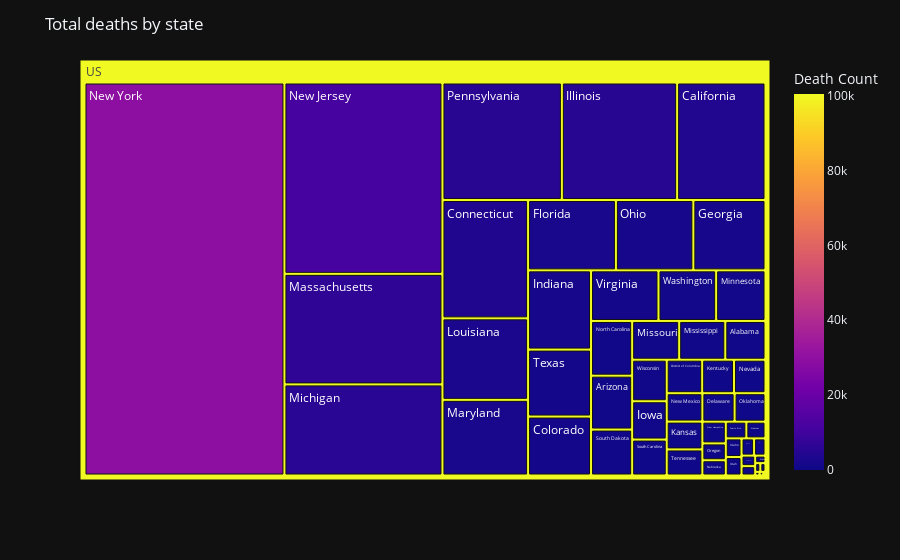

The notebook cell saved with this chart:
### Code cell
fig = go.Figure()
fig = px.treemap(grouped_states_total, path=['Country','Province_State'], 
                 values='Death Count', color='Death Count', color_continuous_scale='Plasma')
fig.update_layout(template='plotly_dark', title='Total deaths by state')
fig.show()

### Figure 1 — Plotly figure (JSON) as saved in the notebook; plotly's stock layout.template omitted (floating-point values rounded to 4 significant figures)
{"data": [{"branchvalues": "total", "customdata": [[584], [29], [0], [832], [120], [3896], [1392], [3802], [344], [0], [446], [2319], [1904], [0], [5], [17], [110], [5082], [1871], [497], [372], [400], [2618], [81], [2430], [6554], [5401], [937], [670], [683], [17], [134], [396], [191], [11345], [380], [29484], [844], [48], [2], [2044], [330], [148], [5265], [129], [0], [466], [709], [349], [1581], [109], [54], [6], [1281], [1095], [74], [539], [1], [100417]], "domain": {"x": [0, 1], "y": [0, 1]}, "hoverlabel": {"namelength": 0}, "hovertemplate": "Death Count=%{color}<br>labels=%{label}<br>parent=%{parent}<br>id=%{id}", "ids": ["US/Alabama", "US/Alaska", "US/American Samoa", "US/Arizona", "US/Arkansas", "US/California", "US/Colorado", "US/Connecticut", "US/Delaware", "US/Diamond Princess", "US/District of Columbia", "US/Florida", "US/Georgia", "US/Grand Princess", "US/Guam", "US/Hawaii", "US/Idaho", "US/Illinois", "US/Indiana", "US/Iowa", "US/Kansas", "US/Kentucky", "US/Louisiana", "US/Maine", "US/Maryland", "US/Massachusetts", "US/Michigan", "US/Minnesota", "US/Mississippi", "US/Missouri", "US/Montana", "US/Nebraska", "US/Nevada", "US/New Hampshire", "US/New Jersey", "US/New Mexico", "US/New York", "US/North Carolina", "US/North Dakota", "US/Northern Mariana Islands", "US/Ohio", "US/Oklahoma", "US/Oregon", "US/Pennsylvania", "US/Puerto Rico", "US/Rhode Island", "US/South Carolina", "US/South Dakota", "US/Tennessee", "US/Texas", "US/Utah", "US/Vermont", "US/Virgin Islands", "US/Virginia", "US/Washington", "US/West Virginia", "US/Wisconsin", "US/Wyoming", "US"], "labels": ["Alabama", "Alaska", "American Samoa", "Arizona", "Arkansas", "California", "Colorado", "Connecticut", "Delaware", "Diamond Princess", "District of Columbia", "Florida", "Georgia", "Grand Princess", "Guam", "Hawaii", "Idaho", "Illinois", "Indiana", "Iowa", "Kansas", "Kentucky", "Louisiana", "Maine", "Maryland", "Massachusetts", "Michigan", "Minnesota", "Mississippi", "Missouri", "Montana", "Nebraska", "Nevada", "New Hampshire", "New Jersey", "New Mexico", "New York", "North Carolina", "North Dakota", "Northern Mariana Islands", "Ohio", "Oklahoma", "Oregon", "Pennsylvania", "Puerto Rico", "Rhode Island", "South Carolina", "South Dakota", "Tennessee", "Texas", "Utah", "Vermont", "Virgin Islands", "Virginia", "Washington", "West Virginia", "Wisconsin", "Wyoming", "US"], "marker": {"coloraxis": "coloraxis", "colors": [584, 29, 0, 832, 120, 3896, 1392, 3802, 344, 0, 446, 2319, 1904, 0, 5, 17, 110, 5082, 1871, 497, 372, 400, 2618, 81, 2430, 6554, 5401, 937, 670, 683, 17, 134, 396, 191, 11345, 380, 29484, 844, 48, 2, 2044, 330, 148, 5265, 129, 0, 466, 709, 349, 1581, 109, 54, 6, 1281, 1095, 74, 539, 1, 100417]}, "name": "", "parents": ["US", "US", "US", "US", "US", "US", "US", "US", "US", "US", "US", "US", "US", "US", "US", "US", "US", "US", "US", "US", "US", "US", "US", "US", "US", "US", "US", "US", "US", "US", "US", "US", "US", "US", "US", "US", "US", "US", "US", "US", "US", "US", "US", "US", "US", "US", "US", "US", "US", "US", "US", "US", "US", "US", "US", "US", "US", "US", ""], "type": "treemap", "values": [584, 29, 0, 832, 120, 3896, 1392, 3802, 344, 0, 446, 2319, 1904, 0, 5, 17, 110, 5082, 1871, 497, 372, 400, 2618, 81, 2430, 6554, 5401, 937, 670, 683, 17, 134, 396, 191, 11345, 380, 29484, 844, 48, 2, 2044, 330, 148, 5265, 129, 0, 466, 709, 349, 1581, 109, 54, 6, 1281, 1095, 74, 539, 1, 100417]}], "layout": {"coloraxis": {"colorbar": {"title": {"text": "Death Count"}}, "colorscale": [[0, "#0d0887"], [0.1111, "#46039f"], [0.2222, "#7201a8"], [0.3333, "#9c179e"], [0.4444, "#bd3786"], [0.5556, "#d8576b"], [0.6667, "#ed7953"], [0.7778, "#fb9f3a"], [0.8889, "#fdca26"], [1, "#f0f921"]]}, "legend": {"tracegroupgap": 0}, "margin": {"t": 60}, "title": {"text": "Total deaths by state"}}}
